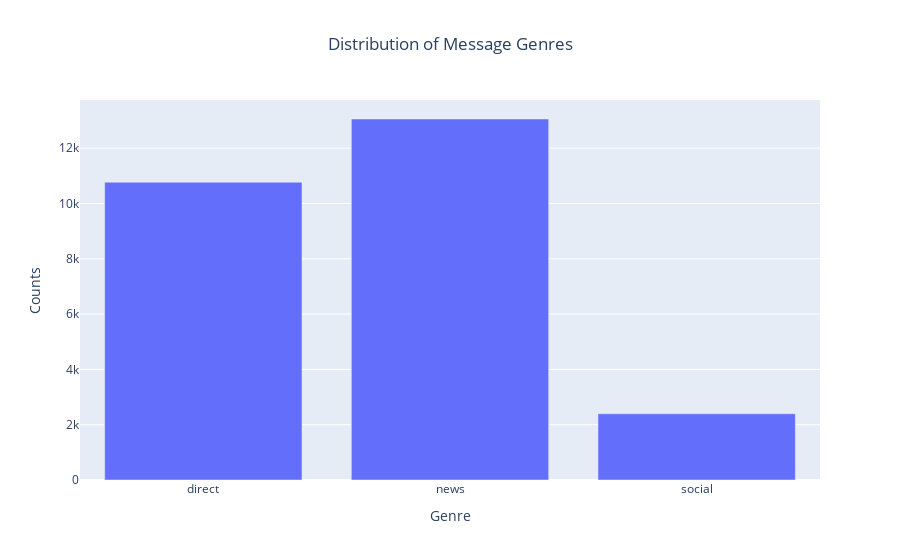

The notebook cell saved with this chart:
### Code cell
vis1 = px.bar(y = genre_counts
             ,title = 'Distribution of Message Genres'
             ,x = genre_names
             ,labels = {'x':'Genre', 'y':'Counts'}
    )
vis1.update_layout(title_x=0.5)

vis1.show()

### Figure 1 — Plotly figure (JSON) as saved in the notebook; plotly's stock layout.template omitted (floating-point values rounded to 4 significant figures)
{"data": [{"alignmentgroup": "True", "hovertemplate": "Genre=%{x}<br>Counts=%{y}<extra></extra>", "legendgroup": "", "marker": {"color": "#636efa", "pattern": {"shape": ""}}, "name": "", "offsetgroup": "", "orientation": "v", "showlegend": false, "textposition": "auto", "type": "bar", "x": ["direct", "news", "social"], "xaxis": "x", "y": [10766, 13053, 2396], "yaxis": "y"}], "layout": {"barmode": "relative", "legend": {"tracegroupgap": 0}, "title": {"text": "Distribution of Message Genres", "x": 0.5}, "xaxis": {"anchor": "y", "domain": [0, 1], "title": {"text": "Genre"}}, "yaxis": {"anchor": "x", "domain": [0, 1], "title": {"text": "Counts"}}}}
